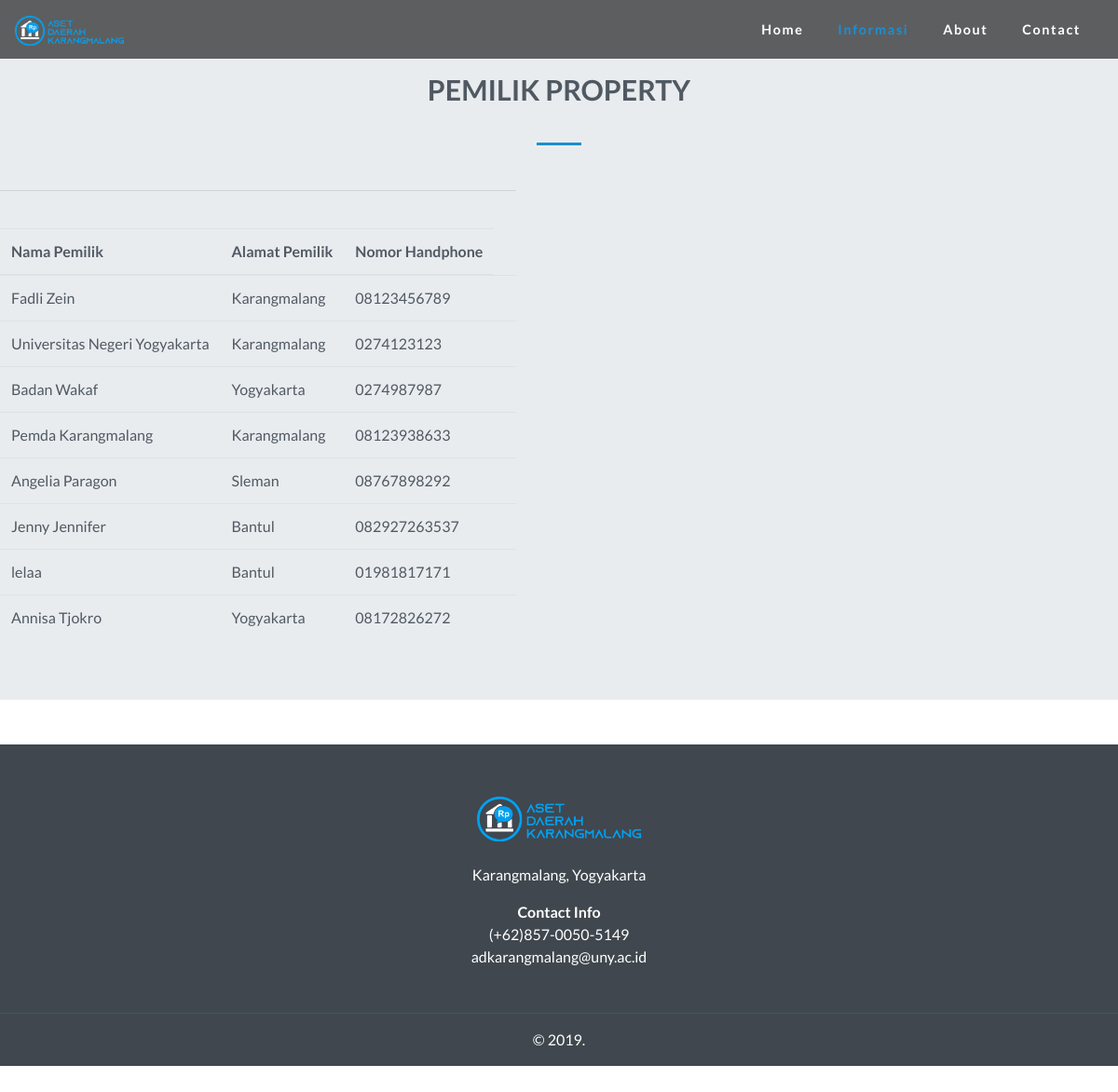
The app's page /pemilik.php with its own data.
### tables this page shows
CREATE TABLE `pemilik` (
  `id_pemilik` int(11) NOT NULL,
  `nama_pemilik` varchar(100) NOT NULL,
  `alamat_pemilik` varchar(100) NOT NULL,
  `no_hp` varchar(100) NOT NULL
);

### pemilik.php (the view, shortened to what this page needs)
<?php session_start(); if(!isset($_SESSION['is_login'])) {$_SESSION['is_login'] = false;} include_once('config.php') ?>
<!DOCTYPE html>
<html lang="en">
<head>
    <link rel="stylesheet" href="bootstrap/css/bootstrap.min.css">
    <link rel="stylesheet" href="./css/style.css">
</head>
<body data-spy="scroll" data-target="#navbarResponsive">
    <nav class="navbar navbar-expand-md navbar-dark bg-dark fixed-top">
        <a class="navbar-brand" href="index.html"><img src="img/aset.png"></a>
        <div class="collapse navbar-collapse" id="navbarResponsive">
            <ul class="navbar-nav ml-auto">
                <li class="nav-item">
                    <a class="nav-link" href="./index.php#home">Home</a>
                </li>
                <li class="nav-item">
                    <a class="nav-link active" href="./index.php#informasi">Informasi</a>
                </li>
                <li class="nav-item">
                    <a class="nav-link" href="./index.php#about">About</a>
                </li>
                <li class="nav-item">
                    <a class="nav-link" href="/index.php#contact">Contact</a>
                </li>
            </ul>
        </div>
    </nav>
    <div id="informasi" class="offset">
        <div class="jumbotron container-fluid">
            <div class="col-12 text-center">
                <h2 class="heading">Pemilik Property</h2>
                <div class="heading-underline"></div>
            </div>
            <div class="row">
                <div class="box">
                    <div class="col-lg-12">
                        <hr>
                <br>
                <div class="table-responsive">
                <table class="table table-hover" cellspacing="0" width="100%">
                    <?php if ($_SESSION['is_login']) { ?>
                    <thead class="thead-dark">
                        <tr>
                        <tr>
                                    <th>Nama Pemilik</th>
                                            <th>Alamat Pemilik </th>
                                            <th>Nomor Handphone </th>
                                            <th colspan='2'> Action </th>
                        </tr>
                    <tbody>
                    <?php
                                            $sql = "SELECT * FROM `pemilik`";
                                            $result = $conn->query($sql);
                                            $i = 1;
                                            if ($result->num_rows > 0) {
                                                while($row = $result->fetch_assoc()) {
                                                    echo "<tr>";
                                                    echo "<td>".$row['nama_pemilik']."</td>";
                                                    echo "<td>".$row['alamat_pemilik']."</td>";
                                                    echo "<td>".$row['no_hp']."</td>";
                                                    echo "<td>";
                                                    echo "<a href='edit_pemilik.php?id_pemilik=".$row['id_pemilik']."'>Edit</a> | ";
                                                    echo "<a href='hapus_pemilik.php?id_pemilik=".$row['id_pemilik']."'>Hapus</a>";
                                                    echo "</tr>";
                                                    $i++;
                                                }
                                            }
                                        ?>
                            <table >
                                <tr>
                                    <td><a href="aksi_tambah_properti.php"> <button type="submit">Tambah Properti</button> </td>
                                </tr>
                            </table>
                    </thead>
                    </tbody>
                    <?php } else { ?>
                    <thead>
                    <tr>
                        <th>Nama Pemilik</th>
                                            <th>Alamat Pemilik </th>
                                            <th>Nomor Handphone </th>
                        </tr>
                    </thead>
                    <tbody>
                   <?php
                                            $sql = "SELECT * FROM `pemilik`";
                                            $result = $conn->query($sql);
                                            if ($result->num_rows > 0) {
                                                while($row = $result->fetch_assoc()) {
                                                    echo "<tr>";
                                                    echo "<td>".$row['nama_pemilik']."</td>";
                                                    echo "<td>".$row['alamat_pemilik']."</td>";
                                                    echo "<td>".$row['no_hp']."</td>";
                                                    echo "<td>";
                                                    echo "</tr>";
                                                }
                                            }
                                        ?>
                    </tbody>
                    <?php } ?>
                </table>
                </div>
            </div>
        </div>
    </div>
</div>
                <div id="contact" class="offset">
                    <footer>
                        <div class="row justify-content-center">
                            <div class="col-md-5 text-center">
                                <img src="img/aset.png">
                                <p>Karangmalang, Yogyakarta </p>
                                <strong> Contact Info</strong>
                                <p>(+62)857-0050-5149<br>adkarangmalang@uny.ac.id</p>
                            </div>
                            <hr class="socket">
                            &copy; 2019.
                        </div>
                    </footer>
                </div>
</body>
</html>

### css/style.css (style rules this page uses)
body { overflow-x: hidden; font-family: 'Lato', sans-serif; color: #505962; }
.offset:before { height: 4rem; margin-top: -4rem; content:""; display: block; }
.navbar { text-transform: capitalize; font-weight: 700; font-size: .9rem; letter-spacing: .1rem; background-color: rgba(0, 0, 0, .6)!important; }
.navbar-brand img { height: 2rem; }
.navbar-nav li { padding-right: .7rem; }
.navbar-dark .navbar-nav .nav-link { color: white; padding: .8rem; }
.navbar-dark .navbar-nav .nav-link.active, .navbar-dark .navbar-nav .nav-link:hover { color: #1D8ECE; }
.jumbotron { border-radius: 0; padding: 3rem 0 2rem; margin-bottom: 2rem; padding-bottom: 3rem; }
h2.heading { font-size: 1.9rem; font-weight: 700; text-transform: uppercase; padding-bottom: 1.9rem; padding-top: 1.9rem; }
.heading-underline { width: 3rem; height: .2rem; background-color: #1D8ECE; margin: 0 auto 2rem; }
footer { background-color: #40474e; color: white; padding: 2rem 0 3rem; margin-top: 1rem; padding-bottom: 1rem; }
footer img { height: 3rem; margin: 1.5rem 0; }
hr.socket { margin-top: 2rem; border-top: .1rem solid rgb(47, 92, 119); width: 100%; }

### records on screen
pemilik: nama_pemilik "Fadli Zein", alamat_pemilik "Karangmalang", no_hp "08123456789"
pemilik: nama_pemilik "Universitas Negeri Yogyakarta", alamat_pemilik "Karangmalang", no_hp "0274123123"
pemilik: nama_pemilik "Badan Wakaf", alamat_pemilik "Yogyakarta", no_hp "0274987987"
pemilik: nama_pemilik "Pemda Karangmalang", alamat_pemilik "Karangmalang", no_hp "08123938633"
pemilik: nama_pemilik "Angelia Paragon", alamat_pemilik "Sleman", no_hp "08767898292"
pemilik: nama_pemilik "Jenny Jennifer", alamat_pemilik "Bantul", no_hp "082927263537"
pemilik: nama_pemilik "lelaa", alamat_pemilik "Bantul", no_hp "01981817171"
pemilik: nama_pemilik "Annisa Tjokro", alamat_pemilik "Yogyakarta", no_hp "08172826272"
